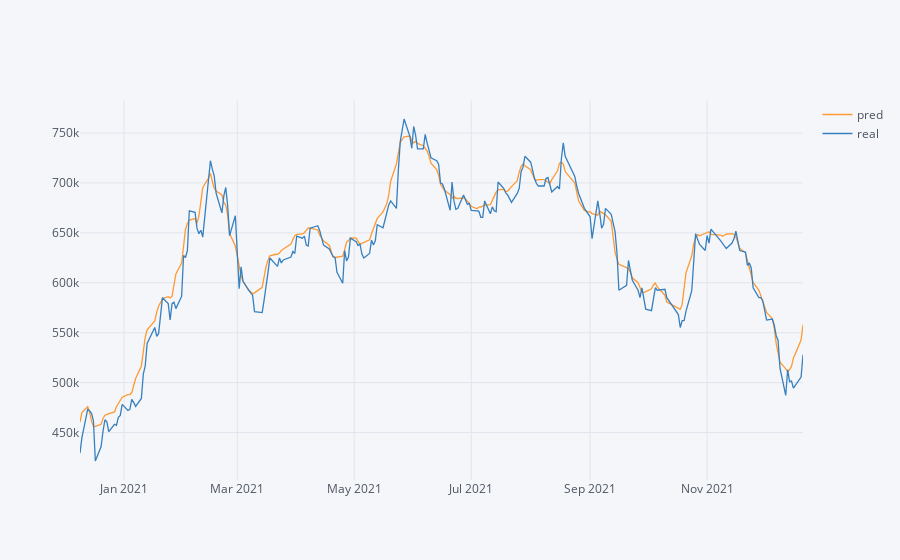

The code cell stored with this chart in its notebook:
### Markdown cell above
# Test Trend

### Code cell
test=pd.DataFrame()
test["pred"]=ss.inverse_transform(predictions.flatten())
test["real"]=ss.inverse_transform(Y_test_ss)
test["date"]=X_test.index[:-5]
test.iplot(kind="line", x="date")

### Figure 1 — Plotly figure (JSON) as saved in the notebook; plotly's stock layout.template omitted (floating-point values rounded to 4 significant figures; data arrays with more than 128 entries replaced by an {"elided": "..."} marker saying what was removed)
{"data": [{"line": {"color": "rgba(255, 153, 51, 1.0)", "dash": "solid", "shape": "linear", "width": 1.3}, "mode": "lines", "name": "pred", "text": "", "type": "scatter", "x": {"elided": "250 str values"}, "y": {"elided": "250 float values"}}, {"line": {"color": "rgba(55, 128, 191, 1.0)", "dash": "solid", "shape": "linear", "width": 1.3}, "mode": "lines", "name": "real", "text": "", "type": "scatter", "x": {"elided": "250 str values"}, "y": {"elided": "250 float values"}}], "layout": {"legend": {"bgcolor": "#F5F6F9", "font": {"color": "#4D5663"}}, "paper_bgcolor": "#F5F6F9", "plot_bgcolor": "#F5F6F9", "title": {"font": {"color": "#4D5663"}}, "xaxis": {"gridcolor": "#E1E5ED", "showgrid": true, "tickfont": {"color": "#4D5663"}, "title": {"font": {"color": "#4D5663"}, "text": ""}, "zerolinecolor": "#E1E5ED"}, "yaxis": {"gridcolor": "#E1E5ED", "showgrid": true, "tickfont": {"color": "#4D5663"}, "title": {"font": {"color": "#4D5663"}, "text": ""}, "zerolinecolor": "#E1E5ED"}}}
